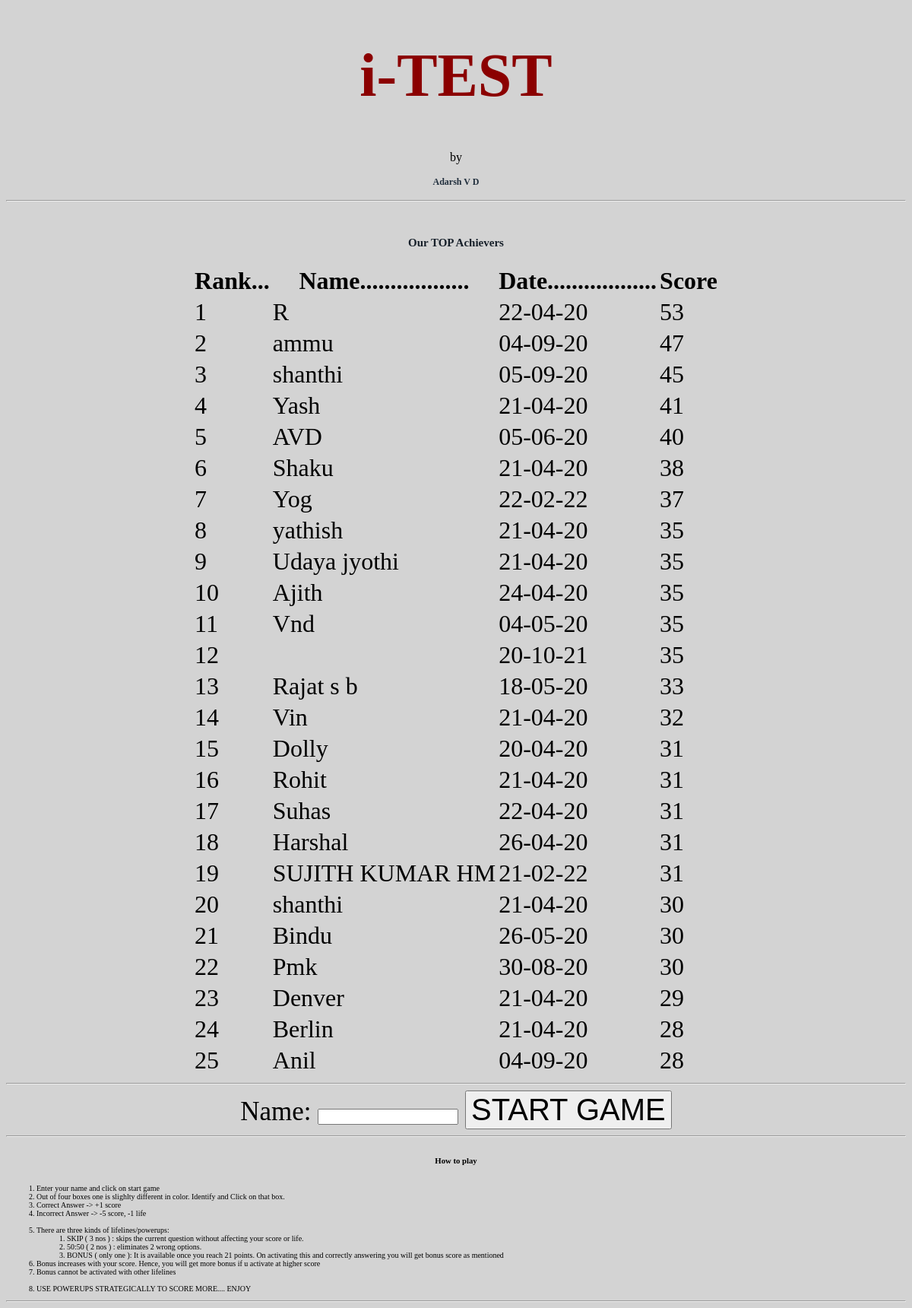
The page / on the database its author committed.
### app.py (models this page shows, shortened)
class scoreboard(db.Model):
    id = db.Column(db.Integer, primary_key=True)
    name = db.Column(db.String(200), nullable=False)
    score = db.Column(db.Integer)
    date_created = db.Column(db.DateTime, default=datetime.utcnow)

### app.py (the view)
@app.route('/', methods=['POST', 'GET'])
def index():
    data = scoreboard.query.order_by(desc(scoreboard.score)).limit(25).all()
    return render_template('index.html',data=data)

### templates/index.html
{% extends 'base.html' %}
{% block head %}
<h1 style="color:darkred; font-family:cursive;  font-size:80px">i-TEST</h1> by <h4 style="color: #212F3D; font-family:carrier; font-size:12px">Adarsh V D</h4></h2>
{% endblock %}
{% block body %}
<hr style="color:black">
<br>
<h4 style="color: #17202A ; font-size:15px">Our TOP Achievers</h4>
<table style="font-size:32px">
    <tr>
        <th>Rank...</th>
        <th>Name..................</th>
        <th>Date..................</th>
        <th>Score</th>
    </tr>
    {% for i in data %}
    <tr>
        <td>{{ loop.index }}</td>
        <td>{{ i.name }}</td>
        <td>{{ i.date_created.strftime("%d-%m-%y") }}</td>
        <td>{{ i.score }}</td>
    </tr>
    {% endfor %}
</table>
<hr>
<div class="form">
    <form style="font-size:35px" action="/game" method="POST">
        Name:
        <input type="text" name="name" id="name" width="60" height="200px">
        <input style="font-size:40px" type="submit" value="START GAME" >
    </form>
</div>
<hr>
<h6>How to play</h6>
<ol style=" font-size: 10px; text-align:left;">
  <li>Enter your name and click on start game</li>
  <li>Out of four boxes one is slighlty different in color. Identify and Click on that box.</li>
  <li>Correct Answer -> +1 score</li>
  <li>Incorrect Answer -> -5 score, -1 life</li>
  <br>
  <li>There are three kinds of lifelines/powerups:</li>
  <ol>
      <li>SKIP ( 3 nos ) : skips the  current question without affecting your score or life.</li>
      <li>50:50 ( 2 nos ) : eliminates 2 wrong options.</li>
      <li>BONUS ( only one ): It is available once you reach 21 points. On activating this and correctly answering you will get bonus score as mentioned</li>
  </ol>
  <li>Bonus increases with your score. Hence, you will get more bonus if u activate at higher score</li>
  <li>Bonus cannot be activated with other lifelines</li>
  <br>
  <li>USE POWERUPS STRATEGICALLY TO SCORE MORE.... ENJOY</li>
</ol>
<hr>
{% endblock %}

### templates/base.html (shortened to what this page needs)
<!DOCTYPE html>
<html lang="en">
<head style="font-family:cursive">
    <link rel="stylesheet" href="{{ url_for('static', filename='css/main.css') }}">
    <div align="center">
    {% block head %}{% endblock %}
</head>
<body style="font-family:fantacy">
        {% block body %}{% endblock %}
</body>
</html>

### static/css/main.css (style rules this page uses)
body { background-color : LIGHTGREY; }
h1 { color : #17202A; }

### rows shown on the page
scoreboard: name "R", date_created "22-04-20", score "53"
scoreboard: name "ammu", date_created "04-09-20", score "47"
scoreboard: name "shanthi", date_created "05-09-20", score "45"
scoreboard: name "Yash", date_created "21-04-20", score "41"
scoreboard: name "AVD", date_created "05-06-20", score "40"
scoreboard: name "Shaku", date_created "21-04-20", score "38"
scoreboard: name "Yog", date_created "22-02-22", score "37"
scoreboard: name "yathish", date_created "21-04-20", score "35"
scoreboard: name "Udaya jyothi", date_created "21-04-20", score "35"
scoreboard: name "Ajith", date_created "24-04-20", score "35"
scoreboard: name "Vnd", date_created "04-05-20", score "35"
scoreboard: date_created "20-10-21", score "35"
scoreboard: name "Rajat s b", date_created "18-05-20", score "33"
scoreboard: name "Vin", date_created "21-04-20", score "32"
scoreboard: name "Dolly", date_created "20-04-20", score "31"
scoreboard: name "Rohit", date_created "21-04-20", score "31"
scoreboard: name "Suhas", date_created "22-04-20", score "31"
scoreboard: name "Harshal", date_created "26-04-20", score "31"
scoreboard: name "SUJITH KUMAR HM", date_created "21-02-22", score "31"
scoreboard: name "shanthi", date_created "21-04-20", score "30"
scoreboard: name "Bindu", date_created "26-05-20", score "30"
scoreboard: name "Pmk", date_created "30-08-20", score "30"
scoreboard: name "Denver", date_created "21-04-20", score "29"
scoreboard: name "Berlin", date_created "21-04-20", score "28"
scoreboard: name "Anil", date_created "04-09-20", score "28"
